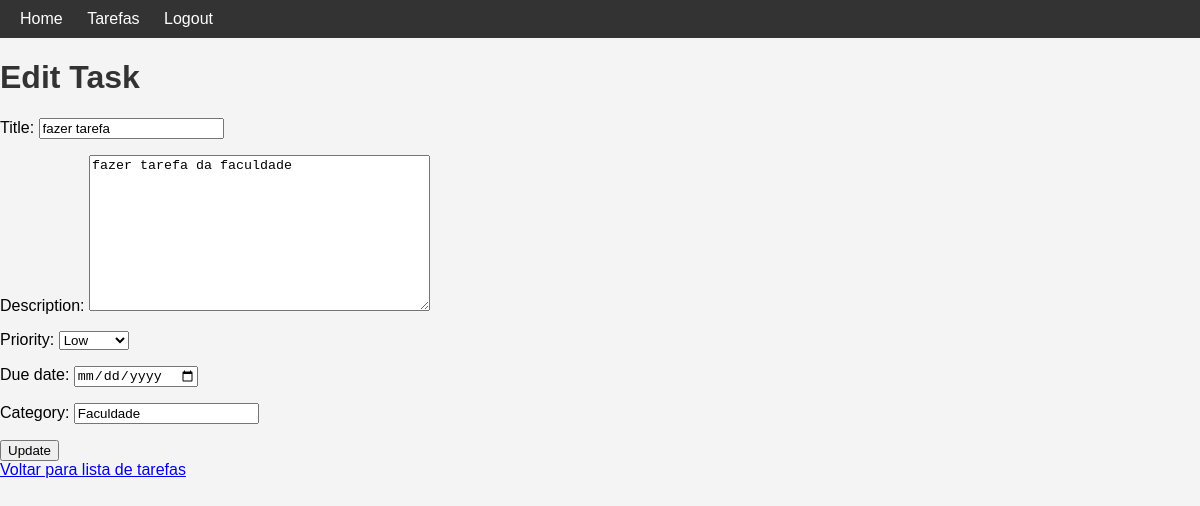
Page /task/2/edit/ (signed in) on the committed database.
### tasks/models.py (models this page shows, shortened)
class Task(models.Model):
    PRIORITY_CHOICES = [
        ('low', 'Low'),
        ('medium', 'Medium'),
        ('high', 'High'),
    ]
    title = models.CharField(max_length=200)
    description = models.TextField(blank=True)
    completed = models.BooleanField(default=False)
    priority = models.CharField(max_length=10, choices=PRIORITY_CHOICES, default='low')
    created_at = models.DateTimeField(auto_now_add=True)
    due_date = models.DateTimeField(null=True, blank=True)
    user = models.ForeignKey(User, on_delete=models.CASCADE)  # Relacionamento com o modelo User
    category = models.CharField(max_length=100, blank=True)

### tasks/views.py (the view)
# urls.py: path('task/<int:pk>/edit/', views.task_update, name='task-update'),
@login_required
def task_update(request, pk):
    task = get_object_or_404(Task, pk=pk, user=request.user)
    if request.method == 'POST':
        form = TaskForm(request.POST, instance=task)
        if form.is_valid():
            form.save()
            return redirect('task-list')
    else:
        form = TaskForm(instance=task)
    return render(request, 'task_form.html', {'form': form})

### tasks/forms.py
class TaskForm(forms.ModelForm):
    due_date = forms.DateField(widget=forms.DateInput(attrs={'type': 'date'}))
    class Meta:
        model = Task
        fields = ['title', 'description', 'priority', 'due_date', 'category']

### tasks/templates/task_form.html (shortened to what this page needs)
{% load static %}
<!DOCTYPE html>
<html lang="en">
<head>
    <link rel="stylesheet" href="{% static 'styles.css' %}">
</head>
<body>
    <nav>
        <a href="{% url 'home' %}">Home</a>
        <a href="{% url 'task-list' %}">Tarefas</a>
        {% if user.is_authenticated %}
            <a href="{% url 'logout' %}">Logout</a>
        {% else %}
            <a href="{% url 'login' %}">Login</a>
            <a href="{% url 'register' %}">Registrar</a>
        {% endif %}
    </nav>
    <h1>{{ form.instance.pk|yesno:"Edit Task,Create Task" }}</h1>
    <form method="POST">
        {{ form.as_p }}
        <button type="submit">{{ form.instance.pk|yesno:"Update,Create" }}</button>
    </form>
    <a href="{% url 'task-list' %}">Voltar para lista de tarefas</a>
</body>
</html>

### tasks/static/styles.css (style rules this page uses)
body { font-family: Arial, sans-serif; margin: 0; padding: 0; background-color: #f4f4f4; }
nav { background-color: #333; color: #fff; padding: 10px; }
nav a { color: #fff; text-decoration: none; margin: 0 10px; }
h1 { color: #333; }

### rows in the picture
Task: instance.pk "Edit Task", title "fazer tarefa", description "fazer tarefa da faculdade", priority "Low", category "Faculdade", instance.pk "Update"
